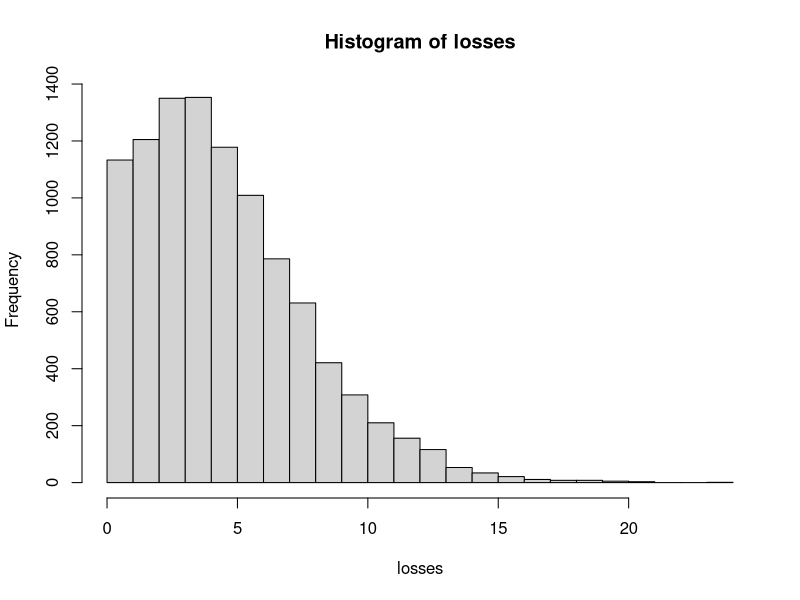
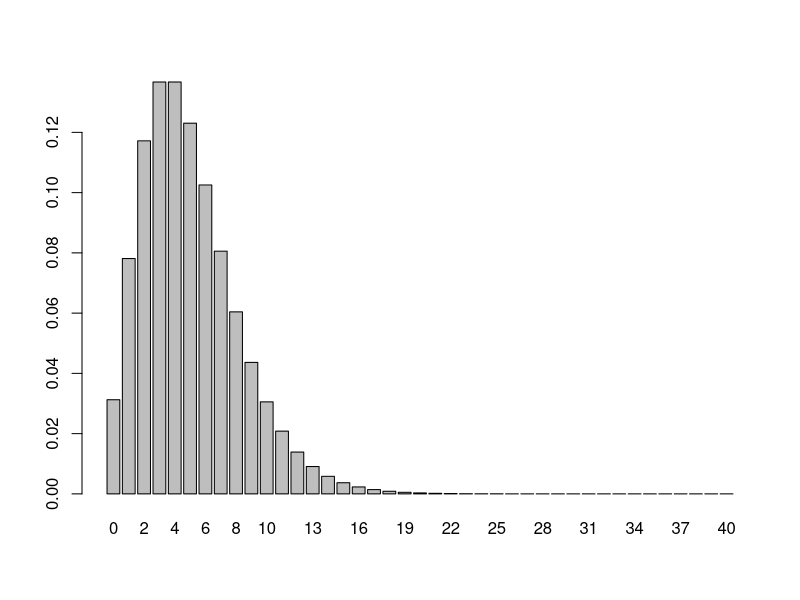
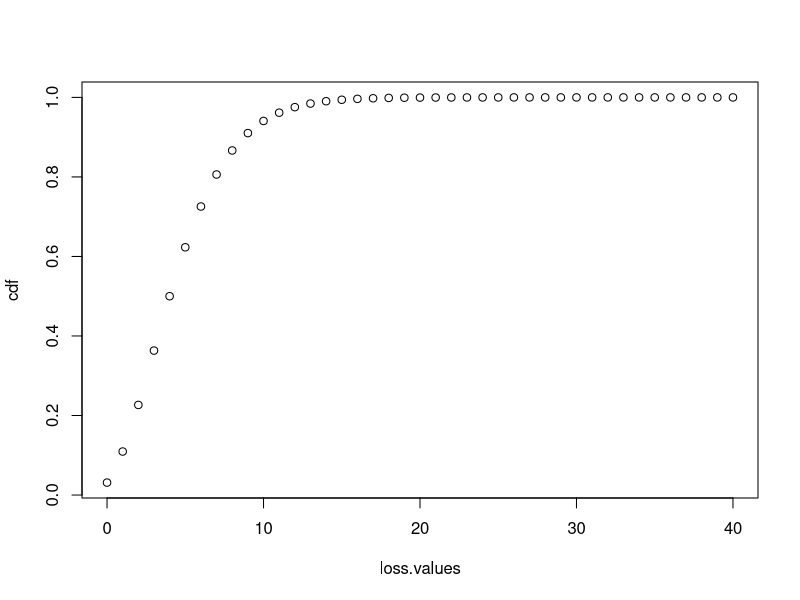
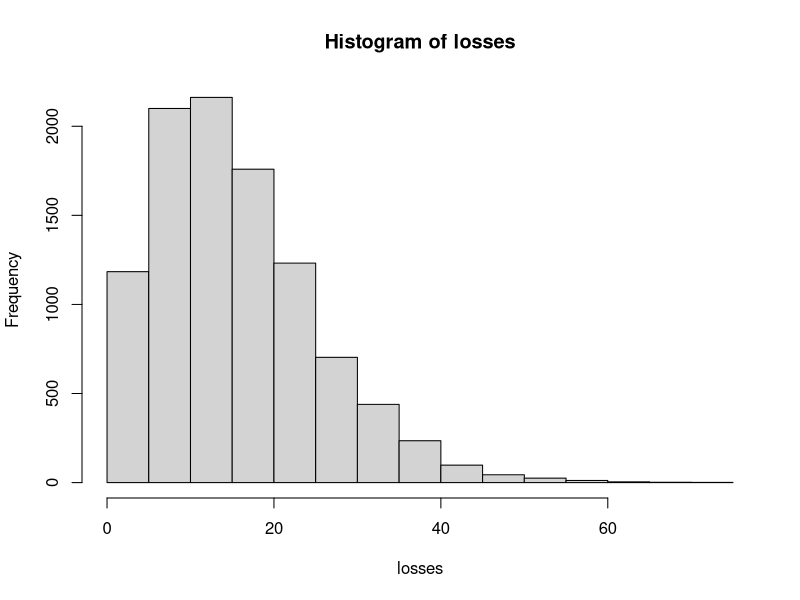
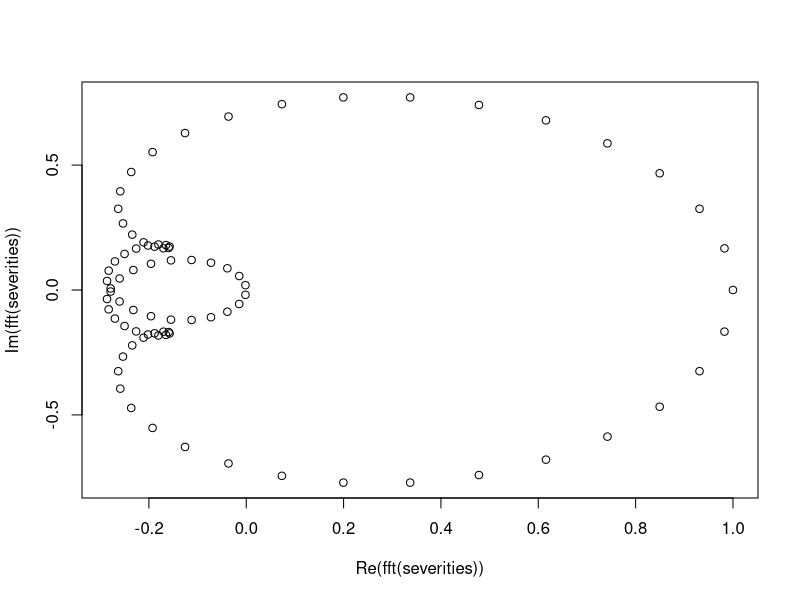
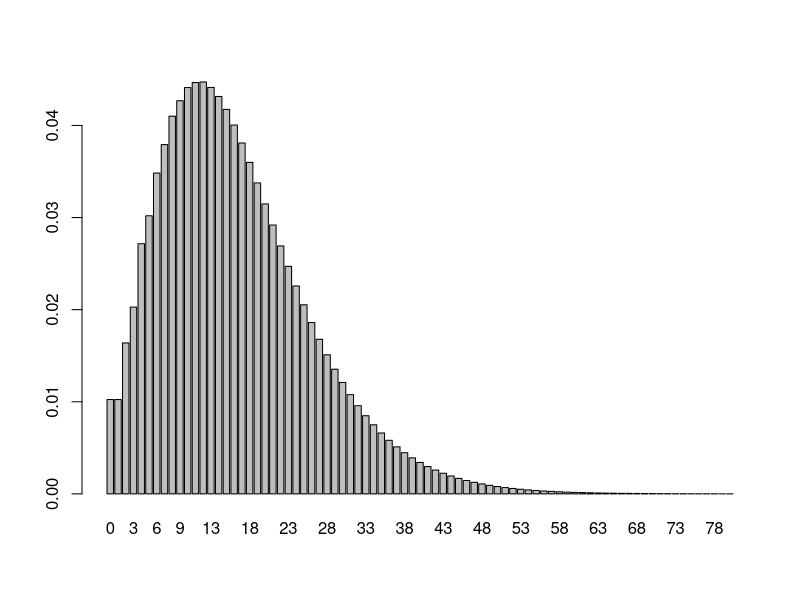
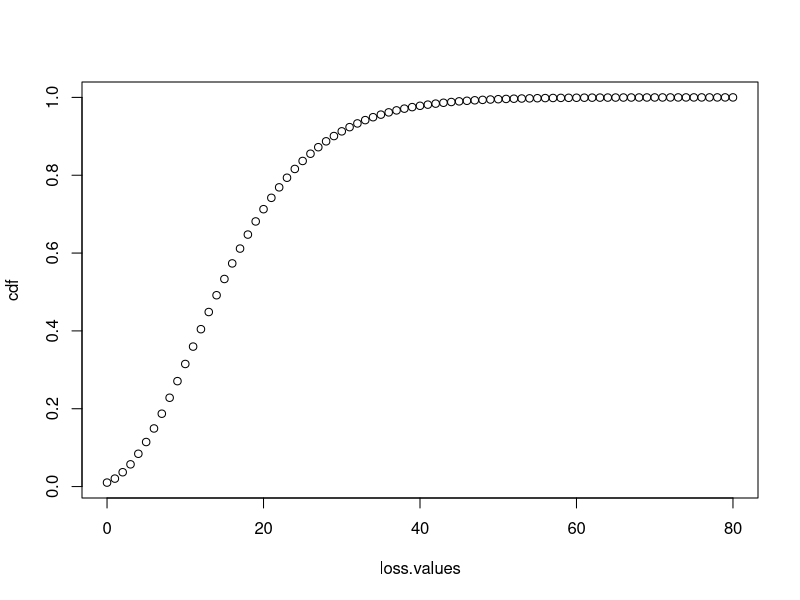
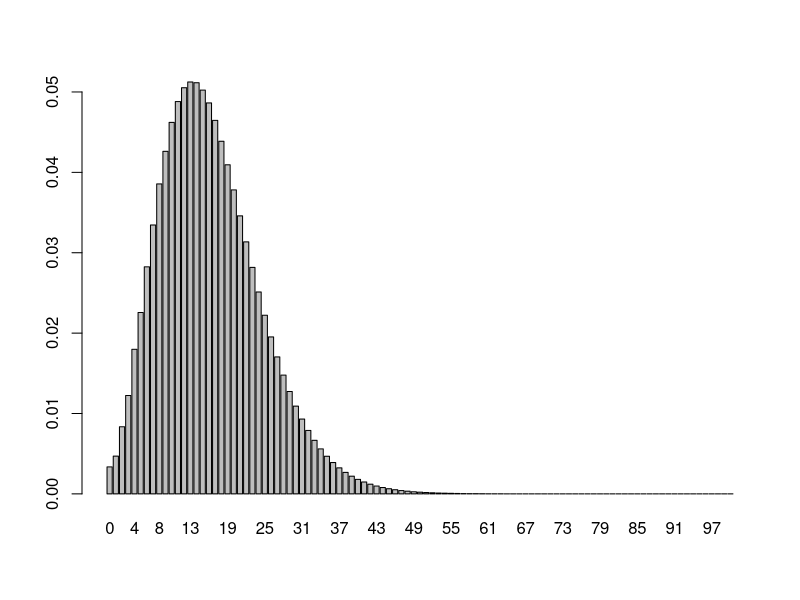

Recreate these plots in R, in order.
# pgf of negative binomial required

pgf.NB <- function(t,alpha,p)
  {
   ((1-(1-p)*t)/p)^(-alpha)
  }


# 1. Simple example
# Single gamma-distributed factor
# We pretend we can't compute the distribution function

# Number of obligors
n = 500

# Parameters of gamma distribution
sigma = sqrt(0.2)
alpha = sigma^{-2}
beta = sigma^{-2}

# Data
PDs = rep(0.01,n)
exposures = rep(1,n)

# Loss should be NB(alpha, beta/beta+sum(PDs))
# Compute true VaR at 95% level
p = beta/(beta+sum(PDs))
qnbinom(0.95,size=alpha,prob=p)

# Run Monte Carlo simulation
m=10000
factors = rgamma(m,alpha,beta)
losses = rpois(m,factors*sum(PDs))
hist(losses,nclass=20)
mean(losses)
quantile(losses,0.95)

# Estimate loss distribution by FFT
max.loss = 40
N = max.loss+1
severities = rep(0,N)
severities[2] = 1
cf = pgf.NB(fft(severities),alpha,p)
invcf = Re(fft(cf,inverse=TRUE))
sum(invcf)
probs = invcf/N
loss.values = 0:max.loss

# Loss distribution
barplot(probs,names.arg=loss.values)

# c.d.f. and VaR
cdf = cumsum(probs)
plot(loss.values,cdf)
min(loss.values[cdf>=0.95])



# 2. An example with exposure bands
sigma = sqrt(0.2)
alpha = sigma^{-2}
beta = sigma^{-2}

exposures = rep(1:4,rep(250,4))
exposures
PDs = rep(c(0.01,0.005),rep(500,2))
PDs
data = data.frame(exposures,PDs)
head(data)
tail(data)

# Basic calculations
band.rates = by(PDs,exposures,sum)
band.rates
band.rates=as.vector(band.rates)
band.rates
band.exposures = unique(exposures)
band.exposures
nbands = length(band.exposures)

# Solution by Monte Carlo
m=10000
factors = rgamma(m,alpha,beta)
loss.matrix = matrix(NA,nrow=m,ncol=nbands)
for (i in 1:nbands)
    loss.matrix[,i] = band.exposures[i]*rpois(m,band.rates[i]*factors)
losses = apply(loss.matrix,1,sum)
hist(losses,nclass=20)
quantile(losses,0.95)


# Solution by FFT
multinomial.probs = band.rates/sum(band.rates)
multinomial.probs
p = beta/(beta+sum(PDs))

max.loss =80
N = max.loss+1
severities = rep(0,N)
severities[1 + (1:nbands)] = multinomial.probs
severities
plot(fft(severities))
cf = pgf.NB(fft(severities),alpha,p)
invcf = Re(fft(cf,inverse=TRUE))
sum(invcf)
probs = invcf/N
loss.values = 0:max.loss

barplot(probs,names.arg=loss.values)

cdf = cumsum(probs)
plot(loss.values,cdf)
min(loss.values[cdf>=0.95])

# Check on mean
sum(loss.values*probs)
sum(exposures*PDs)


# 3. An example with two factors and exposure bands

# set factor variances
sigma = c(sqrt(0.2),sqrt(0.1))
alpha = sigma^{-2}
beta = sigma^{-2}

exposures = rep(1:4,rep(250,4))
exposures
PDs = rep(c(0.01,0.005),rep(500,2))
PDs

w1 = c(0.8,0.2)
w2 = c(0.4,0.6)

factor1.weights = rep(c(w1[1],w2[1]),rep(500,2))
factor2.weights = rep(c(w1[2],w2[2]),rep(500,2))
data=data.frame(exposures,PDs,factor1.weights,factor2.weights)
data[1:10,]
data[990:1000,]

# completes data specification

# Solution by FFT

band.exposures = unique(exposures)
band.exposures
nbands = length(band.exposures)
p = rep(NA,2)

# Multinomial probabilities for factor 1

band.rates1 = by(PDs*factor1.weights,exposures,sum)
band.rates1
band.rates1=as.vector(band.rates1)
multinomial.probs1 = band.rates1/sum(band.rates1)
multinomial.probs1
p[1] = beta[1]/(beta[1]+sum(band.rates1))

# Multinomial probabilities for factor 2

band.rates2 = by(PDs*factor2.weights,exposures,sum)
band.rates2
band.rates2=as.vector(band.rates2)
multinomial.probs2 = band.rates2/sum(band.rates2)
multinomial.probs2
p[2] = beta[2]/(beta[2]+sum(band.rates2))

max.loss =100
N = max.loss+1

severities1 = rep(0,N)
severities1[1 + (1:nbands)] = multinomial.probs1
cf1 = pgf.NB(fft(severities1),alpha[1],p[1])

severities2 = rep(0,N)
severities2[1 + (1:nbands)] = multinomial.probs2
cf2 = pgf.NB(fft(severities2),alpha[2],p[2])

invcf = Re(fft(cf1*cf2,inverse=TRUE))
sum(invcf)
probs = invcf/N
loss.values = 0:max.loss

barplot(probs,names.arg=loss.values)

cdf = cumsum(probs)
plot(loss.values,cdf)
min(loss.values[cdf>=0.95])

# Check on mean
sum(loss.values*probs)
sum(exposures*PDs)



# Check by Monte Carlo

m=10000
band.rates = by(PDs,exposures,sum)
band.rates
band.rates=as.vector(band.rates)
band.exposures = unique(exposures)
band.exposures
nbands = length(band.exposures)
factors1 = rgamma(m,alpha[1],beta[1])
factors2 = rgamma(m,alpha[2],beta[2])

# easy simulation is a consequence of simple set-up
# each exposure band has unique factor weights
band.factors = matrix(NA,nrow=m,ncol=nbands)
band.factors[,1] = w1[1]*factors1 + w1[2]*factors2
band.factors[,2] = w1[1]*factors1 + w1[2]*factors2
band.factors[,3] = w2[1]*factors1 + w2[1]*factors2
band.factors[,4] = w2[1]*factors1 + w2[2]*factors2


loss.matrix = matrix(NA,nrow=m,ncol=nbands)
for (i in 1:nbands)
    loss.matrix[,i] = band.exposures[i]*rpois(m,band.rates[i]*band.factors[,i])
losses = apply(loss.matrix,1,sum)
hist(losses,nclass=20)
quantile(losses,0.95)


